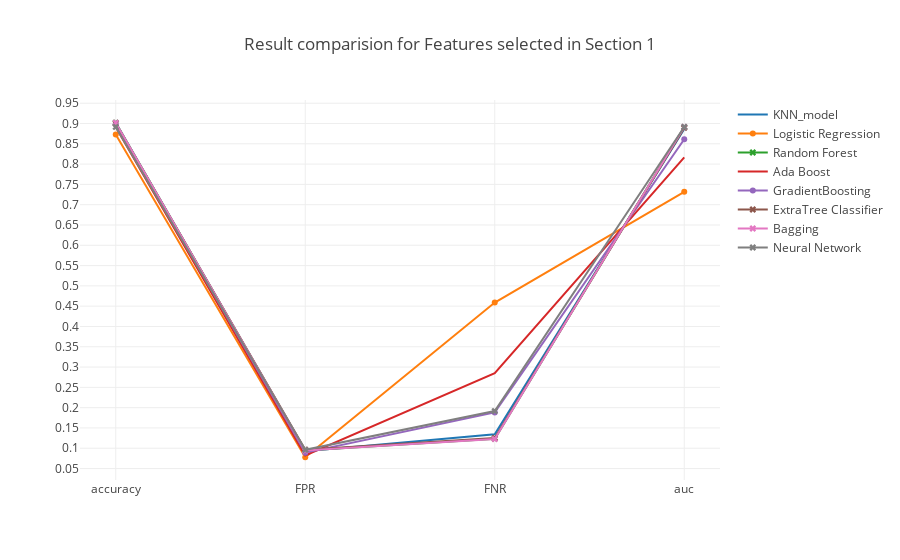

The cell this chart's notebook holds for it:
### Markdown cell above
### <a id='1.A' style="text-decoration : none; color : #000000;"> A Results</a>

### Code cell
trace0 = go.Scatter(x=table_80_50_test.iloc[0].index.values[[0,5,6,7]],
                    y=table_80_50_test.iloc[0].values[[0,5,6,7]],
                    mode = 'lines',
                    name = 'KNN_model')

trace1 = go.Scatter(x=table_80_50_test.iloc[1].index.values[[0,5,6,7]],
                    y=table_80_50_test.iloc[1].values[[0,5,6,7]],
                    mode = 'lines+markers',
                    name = 'Logistic Regression')

trace2 = go.Scatter(x=table_80_50_test.iloc[2].index.values[[0,5,6,7]],
                    y=table_80_50_test.iloc[2].values[[0,5,6,7]],
                    mode = 'lines+markers',marker=dict(symbol='x'),
                    name = 'Random Forest')


trace3 = go.Scatter(x=table_80_50_test.iloc[3].index.values[[0,5,6,7]],
                    y=table_80_50_test.iloc[3].values[[0,5,6,7]],
                    mode = 'lines',
                    name = 'Ada Boost')

trace4 = go.Scatter(x=table_80_50_test.iloc[4].index.values[[0,5,6,7]],
                    y=table_80_50_test.iloc[4].values[[0,5,6,7]],
                    mode = 'lines+markers',
                    name = 'GradientBoosting')

trace5 = go.Scatter(x=table_80_50_test.iloc[5].index.values[[0,5,6,7]],
                    y=table_80_50_test.iloc[5].values[[0,5,6,7]],
                    mode = 'lines+markers',marker=dict(symbol='x'),
                    name = 'ExtraTree Classifier')

trace6 = go.Scatter(x=table_80_50_test.iloc[6].index.values[[0,5,6,7]],
                    y=table_80_50_test.iloc[6].values[[0,5,6,7]],
                    mode = 'lines+markers',marker=dict(symbol='x'),
                    name = 'Bagging')

trace7 = go.Scatter(x=table_80_50_test.iloc[7].index.values[[0,5,6,7]],
                    y=table_80_50_test.iloc[7].values[[0,5,6,7]],
                    mode = 'lines+markers',marker=dict(symbol='x'),
                    name = 'Neural Network')



data = [trace0, trace1, trace2, trace3, trace4, trace5, trace6, trace7]
layout = go.Layout(yaxis=dict(tick0=0,dtick=0.05),title='Result comparision for Features selected in Section 1')
fig = go.Figure(data=data, layout=layout)

iplot(fig, filename='Result')

### Figure 1 — Plotly figure (JSON) as saved in the notebook; plotly's stock layout.template omitted (floating-point values rounded to 4 significant figures)
{"data": [{"mode": "lines", "name": "KNN_model", "type": "scatter", "uid": "ae84f0ad-a54f-419e-94a6-f3697d823783", "x": ["accuracy", "FPR", "FNR", "auc"], "y": [0.9021, 0.09246, 0.1345, 0.8865]}, {"mode": "lines+markers", "name": "Logistic Regression", "type": "scatter", "uid": "4141d3bb-b6b4-4aec-adf0-2d0453395c94", "x": ["accuracy", "FPR", "FNR", "auc"], "y": [0.8728, 0.0778, 0.4588, 0.7317]}, {"marker": {"symbol": "x"}, "mode": "lines+markers", "name": "Random Forest", "type": "scatter", "uid": "a2527dc1-512c-4ed1-8440-93fbf87c5270", "x": ["accuracy", "FPR", "FNR", "auc"], "y": [0.9019, 0.09434, 0.1235, 0.8911]}, {"mode": "lines", "name": "Ada Boost", "type": "scatter", "uid": "7159b451-7608-4db4-954f-c182e14c715f", "x": ["accuracy", "FPR", "FNR", "auc"], "y": [0.8914, 0.08231, 0.2849, 0.8164]}, {"mode": "lines+markers", "name": "GradientBoosting", "type": "scatter", "uid": "e903b971-7d0a-450a-801a-710cbd354e8d", "x": ["accuracy", "FPR", "FNR", "auc"], "y": [0.8981, 0.08908, 0.1882, 0.8613]}, {"marker": {"symbol": "x"}, "mode": "lines+markers", "name": "ExtraTree Classifier", "type": "scatter", "uid": "f00bd009-4759-49fa-828d-78a81e38c36b", "x": ["accuracy", "FPR", "FNR", "auc"], "y": [0.9, 0.09622, 0.1252, 0.8893]}, {"marker": {"symbol": "x"}, "mode": "lines+markers", "name": "Bagging", "type": "scatter", "uid": "7fa3e557-407e-4a0d-b662-799204228ae2", "x": ["accuracy", "FPR", "FNR", "auc"], "y": [0.9019, 0.09446, 0.1227, 0.8914]}, {"marker": {"symbol": "x"}, "mode": "lines+markers", "name": "Neural Network", "type": "scatter", "uid": "5bb2d43f-b3fb-4205-9f9b-d44169a5b10b", "x": ["accuracy", "FPR", "FNR", "auc"], "y": [0.8915, 0.09609, 0.1916, 0.8914]}], "layout": {"title": "Result comparision for Features selected in Section 1", "yaxis": {"dtick": 0.05, "tick0": 0}}}
